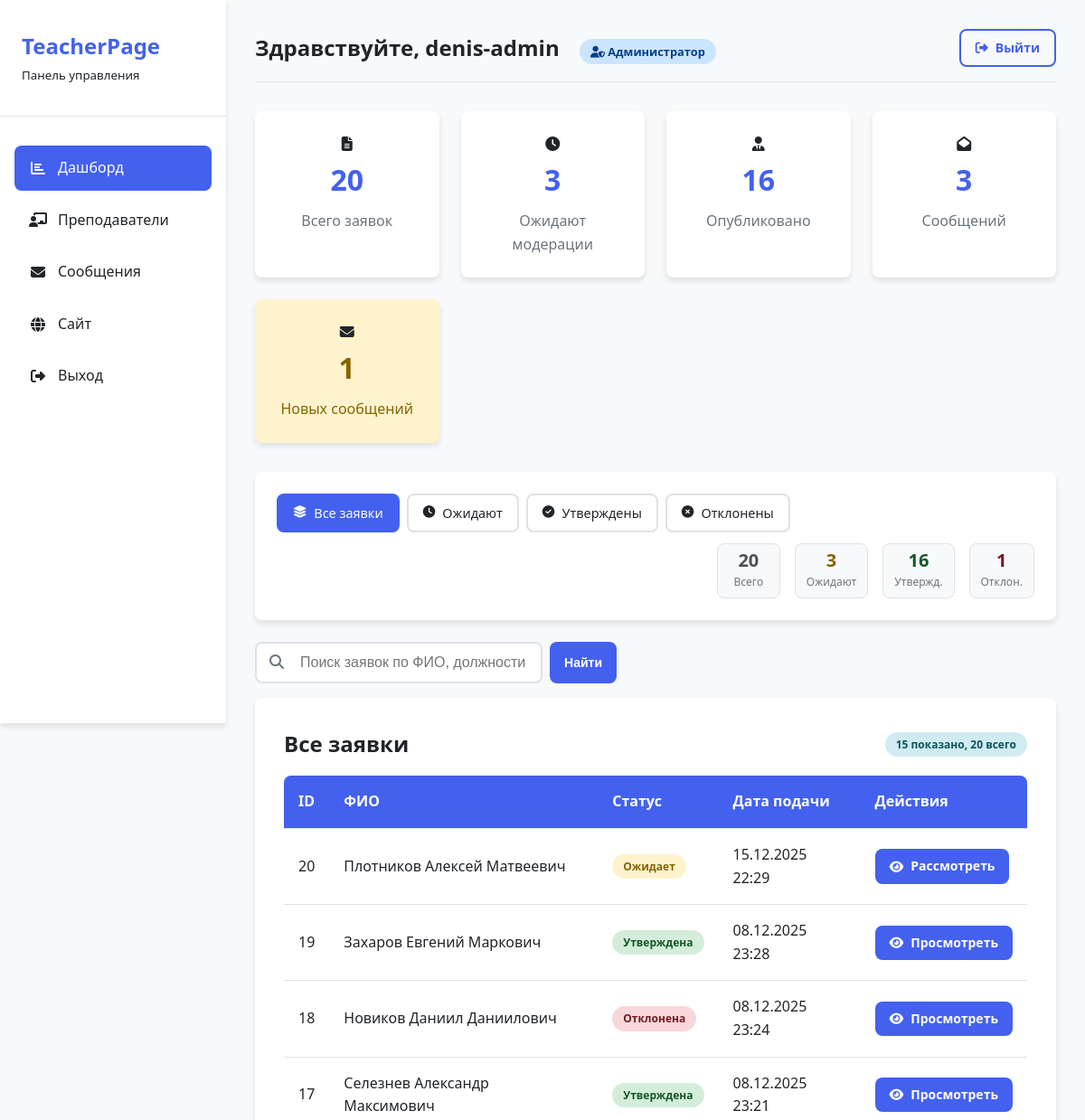
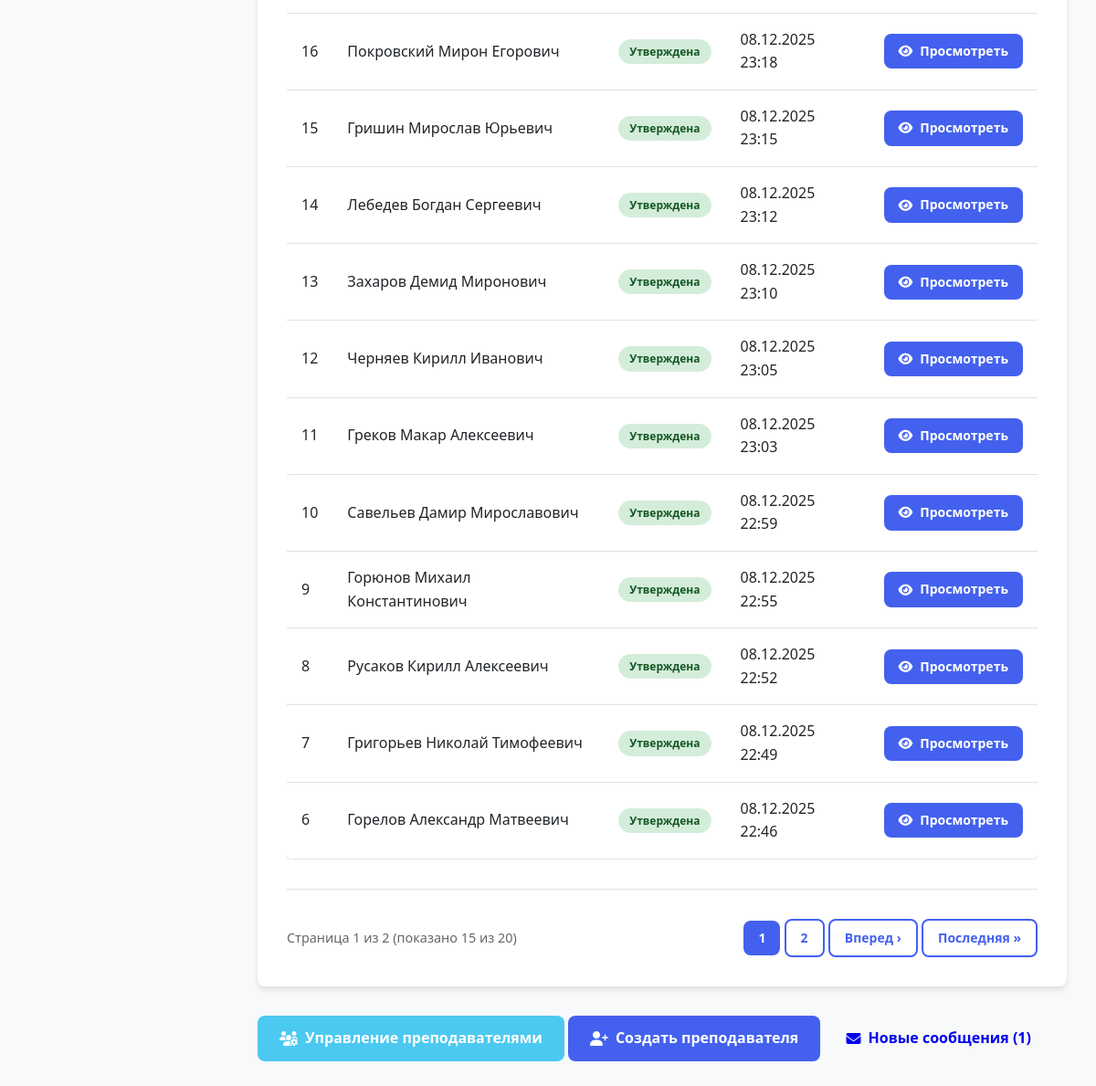
/admin/dashboard.php (signed in), run on the app's committed database (2 pictures, top to bottom).
### tables this page shows
CREATE TABLE `submissions` (
  `id` int(11) NOT NULL,
  `fio` varchar(255) DEFAULT NULL,
  `birth_date` date DEFAULT NULL,
  `photo_path` varchar(512) DEFAULT NULL,
  `position` varchar(255) DEFAULT NULL,
  `organization` varchar(255) DEFAULT NULL,
  `work_experience_years` int(11) DEFAULT NULL,
  `phone` varchar(100) DEFAULT NULL,
  `email` varchar(255) DEFAULT NULL,
  `personal_site` varchar(512) DEFAULT NULL,
  `about` text DEFAULT NULL,
  `social_links` longtext DEFAULT NULL CHECK (json_valid(`social_links`)),
  `status` enum('PENDING','APPROVED','REJECTED') DEFAULT 'PENDING',
  `admin_comment` text DEFAULT NULL,
  `created_at` timestamp NOT NULL DEFAULT current_timestamp(),
  `reviewed_at` timestamp NULL DEFAULT NULL
);

### admin/_auth.php (called while the page is built, shortened)
<?php
require_once __DIR__.'/../config/db.php';
require_once __DIR__.'/../inc/functions.php';
$adminId = $_SESSION['admin_id'];
$stmt = $pdo->prepare("SELECT id, username, email, full_name, role, is_active FROM admins WHERE id = :id AND is_active = TRUE");
$stmt->execute([':id'=>$adminId]);
$admin = $stmt->fetch();
?>

### inc/functions.php (called while the page is built, shortened)
<?php
function e($s) {
    return htmlspecialchars($s ?? '', ENT_QUOTES | ENT_SUBSTITUTE, 'UTF-8');
}

### admin/dashboard.php (the view, shortened to what this page needs)
<?php
require_once __DIR__.'/_auth.php';
$search = $_GET['search'] ?? '';
$status_filter = $_GET['status'] ?? 'all';
$page = max(1, intval($_GET['page'] ?? 1));
$limit = 15;
$offset = ($page - 1) * $limit;
$count_params = [];
$where_sql = '';
$sql = "SELECT * FROM submissions $where_sql ORDER BY created_at DESC LIMIT :limit OFFSET :offset";
$stmt = $pdo->prepare($sql);
$stmt->bindValue(':limit', $limit, PDO::PARAM_INT);
$stmt->bindValue(':offset', $offset, PDO::PARAM_INT);
$stmt->execute();
$subs = $stmt->fetchAll();
$count_sql = "SELECT COUNT(*) FROM submissions" . ($where_sql ? " $where_sql" : "");
$count_stmt = $pdo->prepare($count_sql);
$count_stmt->execute($count_params);
$totalCount = $count_stmt->fetchColumn();
$totalPages = ceil($totalCount / $limit);
$status_stats = [
    'all' => $pdo->query("SELECT COUNT(*) FROM submissions")->fetchColumn(),
    'pending' => $pdo->query("SELECT COUNT(*) FROM submissions WHERE status = 'PENDING'")->fetchColumn(),
    'approved' => $pdo->query("SELECT COUNT(*) FROM submissions WHERE status = 'APPROVED'")->fetchColumn(),
    'rejected' => $pdo->query("SELECT COUNT(*) FROM submissions WHERE status = 'REJECTED'")->fetchColumn()
];
$totalSubmissions = $pdo->query("SELECT COUNT(*) as total FROM submissions")->fetch()['total'];
$pendingSubmissions = $pdo->query("SELECT COUNT(*) as pending FROM submissions WHERE status = 'PENDING'")->fetch()['pending'];
$totalTeachers = $pdo->query("SELECT COUNT(*) as total FROM teacher_pages")->fetch()['total'];
$totalContacts = $pdo->query("SELECT COUNT(*) as total FROM contacts")->fetch()['total'];
$unreadContacts = $pdo->query("SELECT COUNT(*) as unread FROM contacts WHERE is_read = FALSE")->fetch()['unread'];
?>
<!DOCTYPE html>
<html lang="ru">
<head>
    <link rel="stylesheet" href="../css/style.css">
    <link rel="stylesheet" href="../css/admin.css">
    <link rel="stylesheet" href="https://cdnjs.cloudflare.com/ajax/libs/font-awesome/6.4.0/css/all.min.css">
</head>
<body class="admin-body">
    <?php require_once 'menu.php'; ?>
    <div class="admin-main">
        <div class="admin-header">
            <h1 class="admin-welcome">
                Здравствуйте, <?= e($admin['username']) ?>
                <?php if ($admin['role'] == 'superadmin'): ?>
                    <span class="badge badge-danger" style="margin-left: 1rem; font-size: 0.8rem;">
                        <i class="fas fa-crown"></i> Главный администратор
                    </span>
                <?php else: ?>
                    <span class="badge badge-primary" style="margin-left: 1rem; font-size: 0.8rem;">
                        <i class="fas fa-user-shield"></i> Администратор
                    </span>
                <?php endif; ?>
            </h1>
            <div>
                <a href="logout.php" class="btn btn-outline btn-sm">
                    <i class="fas fa-sign-out-alt"></i> Выйти
                </a>
            </div>
        </div>
        <div class="admin-stats">
            <div class="stat-card">
                <div class="stat-icon">
                    <i class="fas fa-file-alt"></i>
                </div>
                <div class="stat-number"><?= e($totalSubmissions) ?></div>
                <div class="stat-label">Всего заявок</div>
            </div>
            <div class="stat-card">
                <div class="stat-icon">
                    <i class="fas fa-clock"></i>
                </div>
                <div class="stat-number"><?= e($pendingSubmissions) ?></div>
                <div class="stat-label">Ожидают модерации</div>
            </div>
            <div class="stat-card">
                <div class="stat-icon">
                    <i class="fas fa-user-tie"></i>
                </div>
                <div class="stat-number"><?= e($totalTeachers) ?></div>
                <div class="stat-label">Опубликовано</div>
            </div>
            <div class="stat-card">
                <div class="stat-icon">
                    <i class="fa-solid fa-envelope-open"></i>
                </div>
                <div class="stat-number"><?= e($totalContacts) ?></div>
                <div class="stat-label">Сообщений</div>
            </div>
            <?php if ($unreadContacts > 0): ?>
            <div class="stat-card" style="background: #fff3cd;">
                <div class="stat-icon">
                    <i class="fa-solid fa-envelope"></i>
                </div>
                <div class="stat-number" style="color: #856404;"><?= e($unreadContacts) ?></div>
                <div class="stat-label" style="color: #856404;">Новых сообщений</div>
            </div>
            <?php endif; ?>
        </div>
        <div class="admin-filters">
            <div class="filter-badges">
                <a href="?<?= http_build_query(array_merge($_GET, ['status' => 'all', 'page' => 1])) ?>"
                   class="filter-badge <?= $status_filter == 'all' ? 'active' : '' ?>">
                    <i class="fas fa-layer-group"></i>
                    Все заявки
                </a>
                <a href="?<?= http_build_query(array_merge($_GET, ['status' => 'pending', 'page' => 1])) ?>"
                   class="filter-badge <?= $status_filter == 'pending' ? 'active' : '' ?>">
                    <i class="fas fa-clock"></i>
                    Ожидают
                </a>
                <a href="?<?= http_build_query(array_merge($_GET, ['status' => 'approved', 'page' => 1])) ?>"
                   class="filter-badge <?= $status_filter == 'approved' ? 'active' : '' ?>">
                    <i class="fas fa-check-circle"></i>
                    Утверждены
                </a>
                <a href="?<?= http_build_query(array_merge($_GET, ['status' => 'rejected', 'page' => 1])) ?>"
                   class="filter-badge <?= $status_filter == 'rejected' ? 'active' : '' ?>">
                    <i class="fas fa-times-circle"></i>
                    Отклонены
                </a>
            </div>
            <div class="filter-stats">
                <div class="filter-stat all">
                    <span class="filter-stat-number"><?= e($status_stats['all']) ?></span>
                    <span class="filter-stat-label">Всего</span>
                </div>
                <div class="filter-stat pending">
                    <span class="filter-stat-number"><?= e($status_stats['pending']) ?></span>
                    <span class="filter-stat-label">Ожидают</span>
                </div>
                <div class="filter-stat approved">
                    <span class="filter-stat-number"><?= e($status_stats['approved']) ?></span>
                    <span class="filter-stat-label">Утвержд.</span>
                </div>
                <div class="filter-stat rejected">
                    <span class="filter-stat-number"><?= e($status_stats['rejected']) ?></span>
                    <span class="filter-stat-label">Отклон.</span>
                </div>
            </div>
        </div>
        <div class="search-box" style="max-width: 400px; margin-bottom: 1rem;">
            <form method="get" action="dashboard.php" style="display: flex; gap: 0.5rem;">
                <div style="position: relative; flex: 1;">
                    <input type="text"
                           name="search"
                           class="search-input"
                           placeholder="Поиск заявок по ФИО, должности..."
                           value="<?= e($search) ?>">
                    <span class="search-icon"><i class="fa-solid fa-magnifying-glass"></i></span>
                </div>
                <button type="submit" class="btn btn-primary btn-sm">Найти</button>
            </form>
        </div>
        <div class="card">
            <div style="display: flex; justify-content: space-between; align-items: center; margin-bottom: 1rem; flex-wrap: wrap; gap: 1rem;">
                <h2>
                    <?php
                    $status_titles = [
                        'all' => 'Все заявки',
                        'pending' => 'Заявки на модерации',
                        'approved' => 'Утвержденные заявки',
                        'rejected' => 'Отклоненные заявки'
                    ];
                    echo e($status_titles[$status_filter] ?? 'Все заявки');
                    ?>
                </h2>
                <div style="display: flex; gap: 1rem; align-items: center;">
                    <span class="badge badge-info"><?= e(count($subs)) ?> показано, <?= e($totalCount) ?> всего</span>
                </div>
            </div>
            <?php if ($subs): ?>
            <div style="overflow-x: auto;">
                <table class="table">
                    <thead>
                        <tr>
                            <th>ID</th>
                            <th>ФИО</th>
                            <th>Статус</th>
                            <th>Дата подачи</th>
                            <th>Действия</th>
                        </tr>
                    </thead>
                    <tbody>
                        <?php foreach($subs as $s): ?>
                        <tr>
                            <td><?= e($s['id']) ?></td>
                            <td>
                                <?= e($s['fio']) ?>
                            </td>
                            <td>
                                <?php
                                $statusClass = [
                                    'PENDING' => 'badge-warning',
                                    'APPROVED' => 'badge-success',
                                    'REJECTED' => 'badge-danger'
                                ];
                                $statusText = [
                                    'PENDING' => 'Ожидает',
                                    'APPROVED' => 'Утверждена',
                                    'REJECTED' => 'Отклонена'
                                ];
                                ?>
                                <span class="badge <?= $statusClass[$s['status']] ?? 'badge-info' ?>">
                                    <?= e($statusText[$s['status']] ?? $s['status']) ?>
                                </span>
                            </td>
                            <td><?= e(date('d.m.Y H:i', strtotime($s['created_at']))) ?></td>
                            <td>
                                <div class="table-actions">
                                    <a href="submission_view.php?id=<?= e($s['id']) ?>" class="btn btn-primary btn-sm">
                                        <?php if ($s['status'] === 'PENDING'): ?>
                                            <i class="fas fa-eye"></i> Рассмотреть
                                        <?php else: ?>
                                            <i class="fas fa-eye"></i> Просмотреть
                                        <?php endif; ?>
                                    </a>
                                </div>
                            </td>
                        </tr>
                        <?php endforeach; ?>
                    </tbody>
                </table>
            </div>
            <?php if ($totalPages > 1): ?>
            <div style="display: flex; justify-content: space-between; align-items: center; margin-top: 2rem; padding-top: 2rem; border-top: 1px solid var(--border); flex-wrap: wrap; gap: 1rem;">
                <div style="color: #666; font-size: 0.9rem;">
                    Страница <?= e($page) ?> из <?= e($totalPages) ?>
                    (показано <?= count($subs) ?> из <?= e($totalCount) ?>)
                </div>
                <div class="btn-group">
                    <?php
                    $startPage = max(1, $page - 2);
                    $endPage = min($totalPages, $page + 2);
                    for ($i = $startPage; $i <= $endPage; $i++):
                    ?>
                        <a href="?<?= http_build_query(array_merge($_GET, ['page' => $i])) ?>"
                           class="btn <?= $i == $page ? 'btn-primary btn-sm' : 'btn-outline btn-sm' ?>">
                            <?= $i ?>
                        </a>
                    <?php endfor; ?>
                    <?php if ($page < $totalPages): ?>
                        <a href="?<?= http_build_query(array_merge($_GET, ['page' => $page + 1])) ?>" class="btn btn-outline btn-sm">
                            Вперед ›
                        </a>
                        <a href="?<?= http_build_query(array_merge($_GET, ['page' => $totalPages])) ?>" class="btn btn-outline btn-sm">
                            Последняя »
                        </a>
                    <?php endif; ?>
                </div>
            </div>
            <?php endif; ?>
            <?php endif; ?>
        </div>
        <div class="admin-actions">
            <a href="teachers.php" class="btn btn-success">
                <i class="fas fa-users-cog"></i> Управление преподавателями
            </a>
            <a href="teacher_edit.php" class="btn btn-primary">
                <i class="fas fa-user-plus"></i> Создать преподавателя
            </a>
            <?php if ($unreadContacts > 0): ?>
                <a href="contacts.php" class="btn btn-warning">
                    <i class="fas fa-envelope"></i> Новые сообщения (<?= e($unreadContacts) ?>)
                </a>
            <?php else: ?>
                <a href="contacts.php" class="btn btn-outline">
                    <i class="fas fa-envelope-open"></i> Просмотреть сообщения
                </a>
            <?php endif; ?>
        </div>
    </div>
</body>
</html>

### data on the page
submissions: id "20", fio "Плотников Алексей Матвеевич", status "Ожидает", created_at "15.12.2025 22:29", shows "Рассмотреть"
submissions: id "19", fio "Захаров Евгений Маркович", status "Утверждена", created_at "08.12.2025 23:28", shows "Просмотреть"
submissions: id "18", fio "Новиков Даниил Даниилович", status "Отклонена", created_at "08.12.2025 23:24", shows "Просмотреть"
submissions: id "17", fio "Селезнев Александр Максимович", status "Утверждена", created_at "08.12.2025 23:21", shows "Просмотреть"
submissions: id "16", fio "Покровский Мирон Егорович", status "Утверждена", created_at "08.12.2025 23:18", shows "Просмотреть"
submissions: id "15", fio "Гришин Мирослав Юрьевич", status "Утверждена", created_at "08.12.2025 23:15", shows "Просмотреть"
submissions: id "14", fio "Лебедев Богдан Сергеевич", status "Утверждена", created_at "08.12.2025 23:12", shows "Просмотреть"
submissions: id "13", fio "Захаров Демид Миронович", status "Утверждена", created_at "08.12.2025 23:10", shows "Просмотреть"
submissions: id "12", fio "Черняев Кирилл Иванович", status "Утверждена", created_at "08.12.2025 23:05", shows "Просмотреть"
submissions: id "11", fio "Греков Макар Алексеевич", status "Утверждена", created_at "08.12.2025 23:03", shows "Просмотреть"
submissions: id "10", fio "Савельев Дамир Мирославович", status "Утверждена", created_at "08.12.2025 22:59", shows "Просмотреть"
submissions: id "9", fio "Горюнов Михаил Константинович", status "Утверждена", created_at "08.12.2025 22:55", shows "Просмотреть"
submissions: id "8", fio "Русаков Кирилл Алексеевич", status "Утверждена", created_at "08.12.2025 22:52", shows "Просмотреть"
submissions: id "7", fio "Григорьев Николай Тимофеевич", status "Утверждена", created_at "08.12.2025 22:49", shows "Просмотреть"
submissions: id "6", fio "Горелов Александр Матвеевич", status "Утверждена", created_at "08.12.2025 22:46", shows "Просмотреть"

### other printed values
$admin['username'] "denis-admin"
$totalSubmissions "20"
$pendingSubmissions "3"
$totalTeachers "16"
$totalContacts "3"
$unreadContacts "1"
$status_stats['all'] "20"
$status_stats['pending'] "3"
$status_stats['approved'] "16"
$status_stats['rejected'] "1"
$status_titles[$status_filter] "Все заявки"
count($subs) "15"
$totalCount "20"
$page "1"
$totalPages "2"
